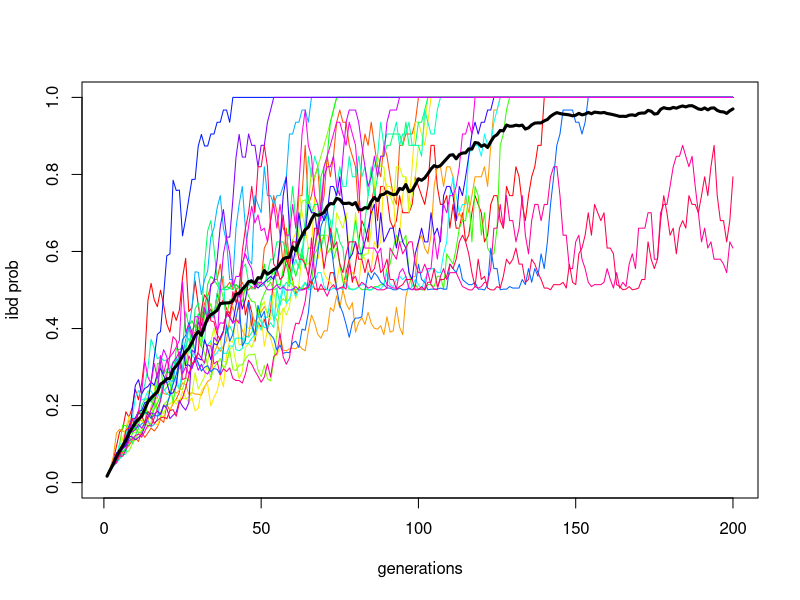

Reproduce this figure in R. (Note: this script raises an error after producing the figure.)
# Pop size
N <- 30

# Number of generations
ngens <- 200

# Number of populations
npops <- 20

# Create a matrix to store results.
# Each row will be a generation and each column, a population.

P <- matrix(nrow = ngens, ncol = npops) 

for(i in 1:npops) {
  
  pop <- seq(1:(2*N))

  P[1, i] <- sum((table(pop)/(2*N))^2)
  
  for(j in 2:ngens) {
    pop <- sample(pop, replace = TRUE)
    P[j, i]  <- sum((table(pop)/(2*N))^2)
  }
}

# Population trajectories
plot(NA, type = "n", xlim = c(1, ngens), ylim = c(0, 1), 
     xlab = "generations", ylab = "ibd prob")

for (i in 1:npops)
  lines(P[, i], col = rainbow(npops)[i])

# plot the mean ibd across generations (rows)
lines(rowMeans(P), lwd=3)

##### Theoretical line for timecourse of IBD

# Ft = 1 - ( 1 - 1/2N)^t

numeric <- ibd.theoretical

for(t in 1: ngens)
ibd.theoretical[t] <- 1 - ( 1- 1/(2*N))^t
lines(ibd.theoretical, lty=3, lwd=4)


